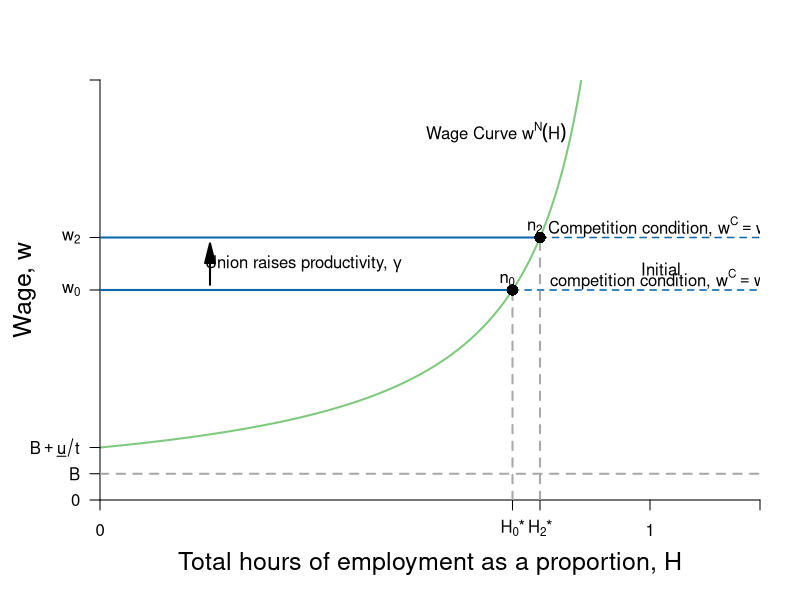

Write R code to recreate this figure.
require(shape)
require(plotrix)
pdf(file = "employment/employment_unions.pdf", width = 9, height = 7)

#Set parameters for graphics
axislabelsize <- 1.5
graphlinewidth <- 2
segmentlinewidth <- 1.5

COL <- c("#7fc97f", "#beaed4", "#fdc086", "#ffff99", "#386cb0", "#f0027f", "#bf5b17", "#666666")
COLA <- c("#99d8c9","#66c2a4","#41ae76", "#238b45", "#005824")
COLB <- c("#4eb3d3", "#2b8cbe", "#0868ac","#084081")

WageFn <- function(H, delta = 5) {
  delta /(1 - H)
}

#COL <- c("#1B9E77", "#D95F02", "#7570B3", "#E7298A", "#66A61E", "#E6AB02", "#A6761D", "#666666")
COL <- c("#7fc97f", "#beaed4", "#fdc086", "#ffff99")
par(mar =  c(5, 5, 4, 2))
xlims <- c(0, 1.2)
ylims <- c(0, 40)


plot(0, 0, xlim = xlims, ylim = ylims, type = "n",
     xlab = expression(paste("Total hours of employment as a proportion, ", H)),
     ylab = expression(paste("Wage, ", w)),
     xaxt = "n", 
     yaxt = "n",
     cex.lab = axislabelsize, 
     bty = "n", 
     xaxs="i", 
     yaxs="i")

npts <- 500 
npts2 <- 501
#Specify the sequences of points for graphing. 
xx1 <- seq(xlims[1], 0.9, length.out = npts)
xx2 <- seq(xlims[1], xlims[2], length.out = npts)
xx3 <- seq(xlims[1], xlims[2], length.out = npts2)
xx4 <- seq(xlims[1], 25, length.out = npts2)

#Draw the lines for the graphs
lines(xx1, WageFn(xx1), col = COL[1], lwd = graphlinewidth)
#lines(xx2, solowCondition(xx2, delta = 5), col = COL[3], lwd = 4)
#lines(xx2, solowInfeas(xx2, delta = 5), col = COL[1], lwd = 4, lty = 2)

#Customize ticks and labels for the plot
ticksy <- c(0, 2.5, 5, 20, 25,  40)
ylabels <- c(0, expression(paste(B)), expression(paste(B+underline(u)/t)), expression(paste(w[0])), expression(paste(w[2])), NA)
ticksx <- c(0, 0.75, 0.8, 1, xlims[2])
xlabels <- c(0, expression(paste(H[0],"*")), expression(paste(H[2],"*")), 1.0, NA)
axis(1, at = ticksx, pos = 0, labels = xlabels)
axis(2, at = ticksy, pos = 0, labels = ylabels, las = 1)

#Annotation of the  graphs
text(0.72, 35, expression(paste("Wage Curve ", w^N*(H))))

#segments(1, 0, 1, 42, lty = 2, lwd = 3, col = "darkgray")
segments(0.75, 0, 0.75, 20, lty = 2, lwd = 2, col = "darkgray")

#Arrows(0.85, 15, 0.85, 24, col = "black", lty = 1, lwd = 2, arr.type = "triangle")
#Arrows(0.85, 15, 0.85, 6, col = "black", lty = 1, lwd = 2, arr.type = "triangle")
#text(0.98, 14.5, expression(paste("Employment rent")))
#text(0.98, 12.5, expression(paste("increases with union")))

#Original Zero profit condition 
segments(0, 20, 0.75, 20, lty = 1, lwd = graphlinewidth, col = COLB[3])
segments(0.75, 20, 1.2, 20, lty = 2, lwd = segmentlinewidth, col = COLB[3])

points(0.75, 20, pch = 16, col = "black", cex = 1.5)
text(0.74, 21, expression(paste(n[0])))


#Union Zero profit condition 
segments(0, 25, 0.8, 25, lty = 1, lwd = graphlinewidth, col = COLB[3])
segments(0.8, 25, 1.2, 25, lty = 2, lwd = segmentlinewidth, col = COLB[3])


Arrows(0.2, 20.5, 0.2, 23.5, col = "black", lty = 1, lwd = 2, arr.type = "triangle")
text(0.37, 22.5, expression(paste("Union raises productivity, ", gamma)))

segments(0.8, 0, 0.8, 25, lty = 2, lwd = 2, col = "darkgray")
points(0.8, 25, pch = 16, col = "black", cex = 1.5)
text(0.79, 26, expression(paste(n[2])))
text(1.02, 26, expression(paste("Competition condition, ", w^C == w[2])))


#Unemployment benefits & a
#segments(0, 5, 1.2, 5, lty = 2, lwd = 2, col = "darkgray")
segments(0, 2.5, 1.2, 2.5, lty = 2, lwd = 2, col = "darkgray")

#Zero profit condition
text(1.02, 22, expression(paste("Initial")))
text(1.02, 21, expression(paste("competition condition, ", w^C == w[0])))
#text(0.97, 6, expression(paste(B + a)))
#text(0.97, 3.5, expression(paste(B, " (unemployment benefits)")))
#text(1.08, 36, expression(paste("level of")))
#text(1.08, 34, expression(paste("employment, ", bar(H))))


dev.off()
